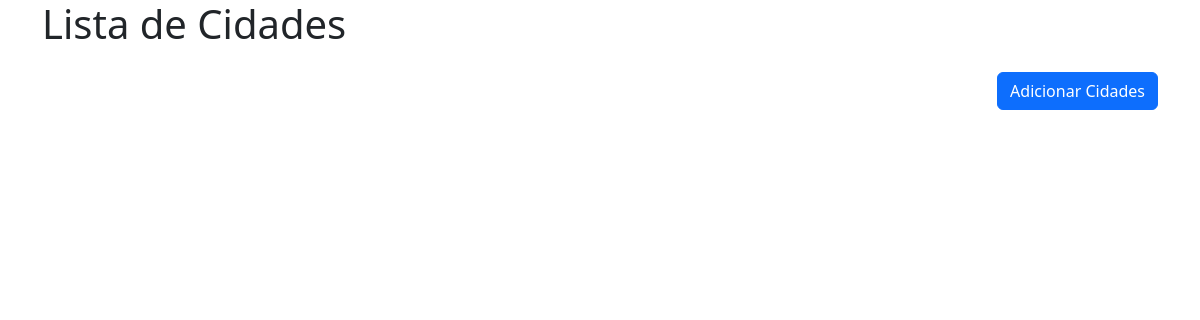
Page /city/ on the earlier database version.
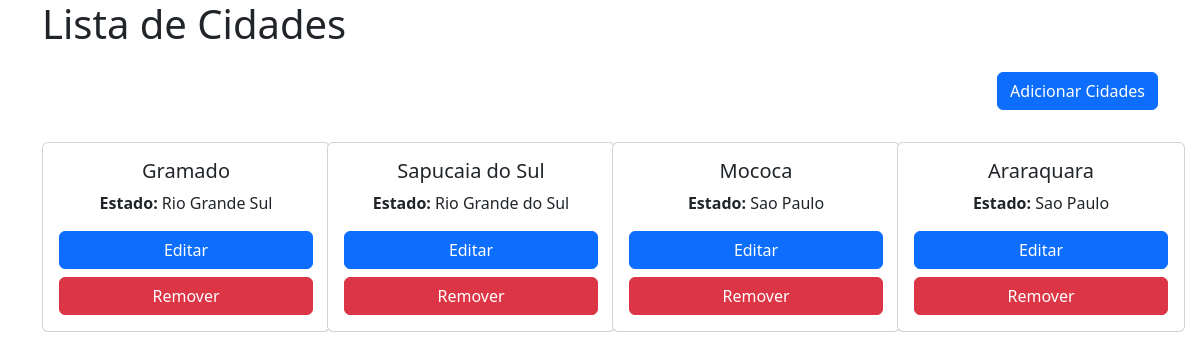
Same page on the later database version.
### city/models.py (models this page shows, shortened)
class City(models.Model):
    name = models.CharField(max_length=100)
    state = models.CharField(max_length=100)

### city/views.py (the view)
# urls.py: path('', home_city),
def home_city(request):
    city= City.objects.all()
    return render(request, 'city/index.html', { 'city': city })

### city/templates/city/index.html
{% extends 'base.html' %}
{% block content %}
  <div class="container">
    <h1>Lista de Cidades </h1>
    <div class="py-3 d-flex justify-content-end">
      <a href="{% url 'add_city' %}" class="btn btn-primary">Adicionar Cidades</a>
    </div>
    <div class="row">
      {% for c in city %}
      <div class="col-3">
        <div class="card mt-3" style="width: 18rem;">
          <div class="card-body text-center">
            <h5 class="card-title">{{ c.name }}</h5>
            <p class="card-text">
              <b>Estado: </b> {{ c.state }}
            </p>
            <div class="d-grid gap-2 d-block">
              <a
                href="{% url 'edit_city' c.id %}"
                class="btn btn-primary btn-block">
                Editar
              </a>
              <a
                 href="{% url 'delete_city' c.id %}"
                 class="btn btn-danger btn-block">
                 Remover
              </a>
            </div>
          </div>
        </div>
      </div>
      {% endfor %}
{% endblock %}

Differences in the rows shown:
added City: name "Gramado", state "Rio Grande Sul"
added City: name "Sapucaia do Sul", state "Rio Grande do Sul"
added City: name "Mococa", state "Sao Paulo"
added City: name "Araraquara", state "Sao Paulo"
